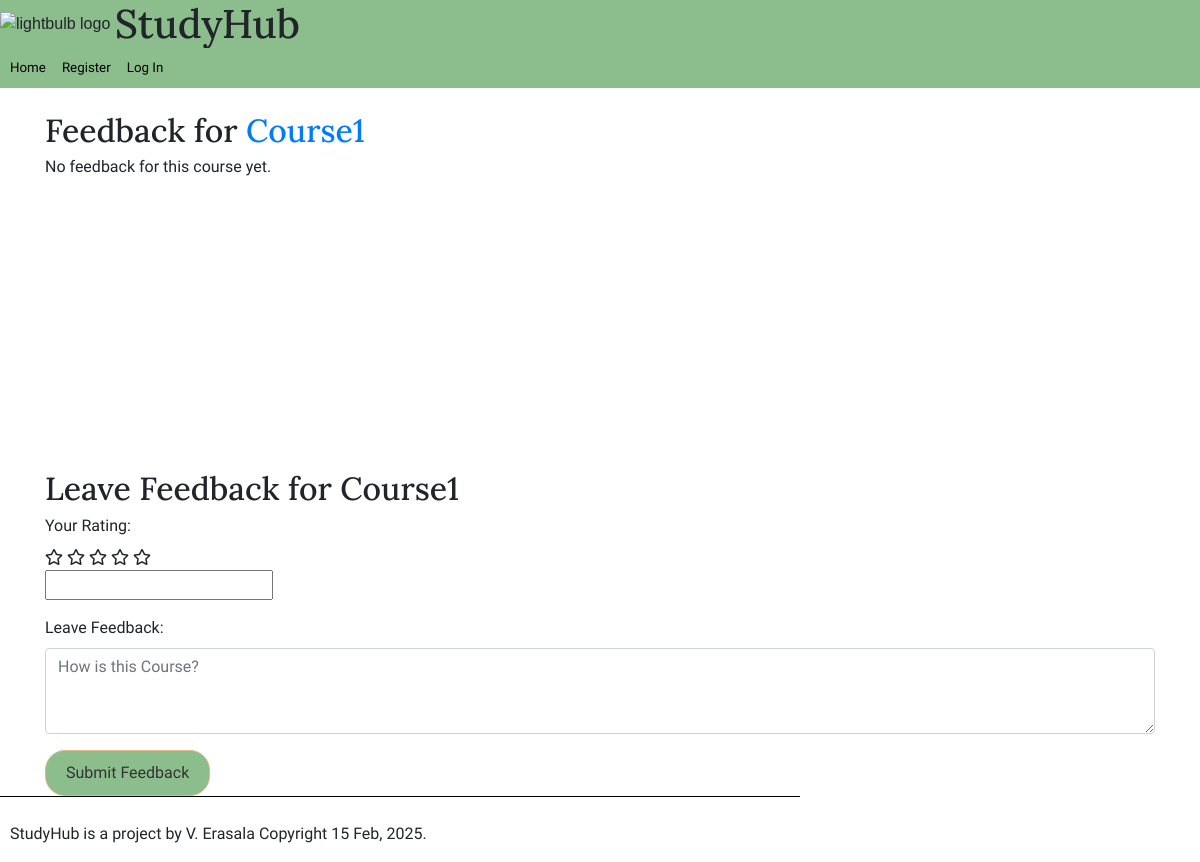
The app's page /feedback/1, older data.
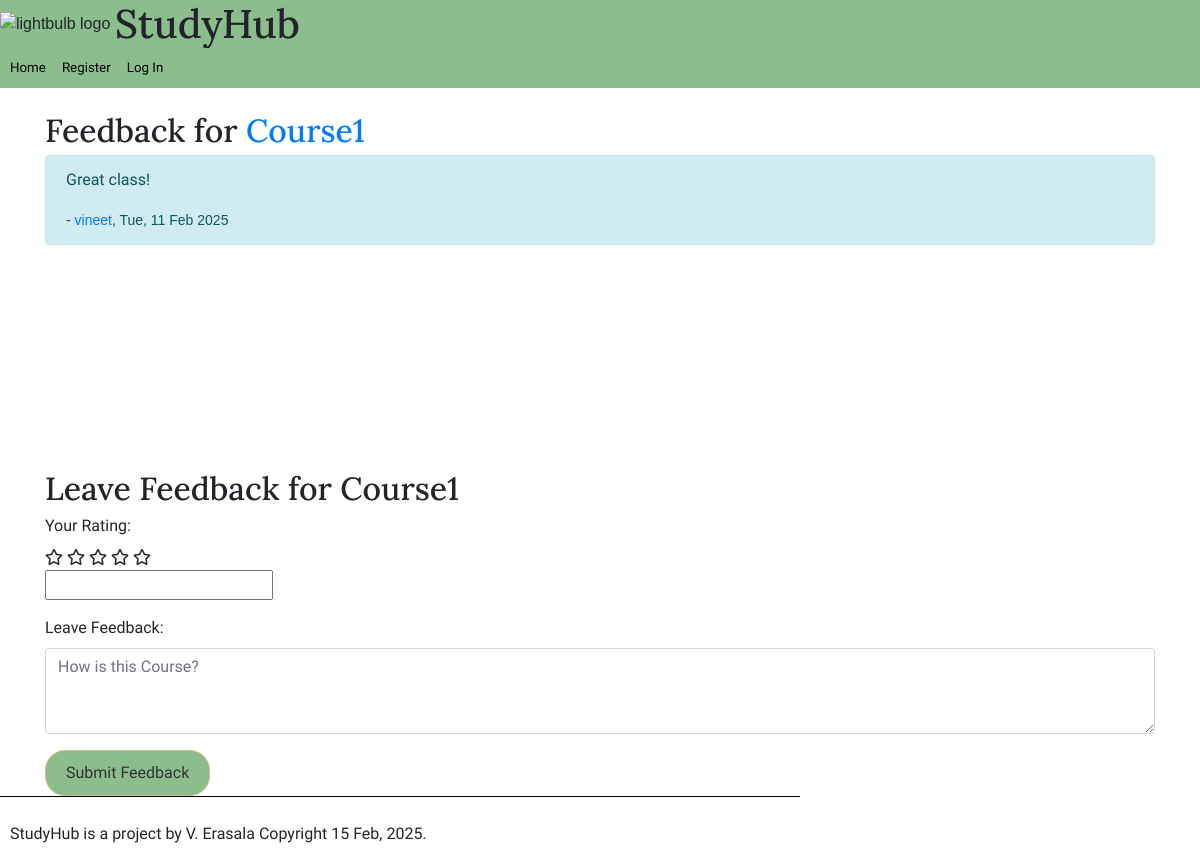
The same page, newer data.
### study_hub/models.py (models this page shows)
class Feedback(models.Model):
    course = models.ForeignKey(Course, on_delete=models.CASCADE,)
    rating = models.IntegerField(validators=[MinValueValidator(1), MaxValueValidator(5)], null = True)
    student = models.ForeignKey(User, on_delete=models.CASCADE)
    content = models.TextField()
    date_posted = models.DateTimeField(auto_now_add=True)

class User(AbstractUser):
    is_teacher = models.BooleanField(default=False)
    name = models.CharField(max_length = 255)
    photo = models.ImageField(upload_to='profile_photos/', blank=True, null=True)
    groups = models.ManyToManyField(
        Group,
        blank=True,
        related_name="study_hub_user_set",
        related_query_name="user",
    )
    user_permissions = models.ManyToManyField(
        Permission,
        blank=True,
        related_name="study_hub_user_set",
        related_query_name="user",
    )

### study_hub/views.py (the view)
# urls.py: path('feedback/<int:pk>', views.feedback, name='leave_feedback'),
def feedback(request,pk):
    course = get_object_or_404(Course, pk = pk)
    if request.method == 'POST':
        form = LeaveFeedbackForm(request.POST)
        if form.is_valid():
            feedback = form.save(commit=False)
            feedback.course = course
            feedback.student = request.user
            feedback.save()
            return redirect('feedback', pk = course.pk)
    else:
        form = LeaveFeedbackForm()
    prev_feedback = Feedback.objects.filter(course=course).order_by('-date_posted')
    context = {'form':form, 'course':course, 'feedbacks': prev_feedback}
    return render(request, 'study_hub/feedback.html', context)

### study_hub/forms.py
class LeaveFeedbackForm(forms.ModelForm):
    rating = forms.HiddenInput()
    content =  forms.CharField(widget=forms.Textarea(attrs={'class': 'form-control', 'rows': 3, 'placeholder': 'How is this Course?'}), label='Leave Feedback')
    class Meta:
        model = Feedback
        fields = ('rating', 'content')

### study_hub/templatetags/my_tags.py (called while the page is built)
@register.simple_tag
def todays_date():
    return datetime.datetime.now().strftime("%d %b, %Y")

### study_hub/templates/study_hub/feedback.html (shortened to what this page needs)
{% extends "./base.html" %}
{% load bootstrap4 %}
{% block content %}
<div class="container mt-4">
    <h2>Feedback for  <a href="/course/{{course.pk}}">{{ course.title }}</a></h2>
    <div style="height: 300px; overflow-y: scroll;">
        <div style="height: 300px; overflow-y: scroll;">
            {% for feedback in feedbacks %}
            <div class="alert alert-info">
                <p>{{ feedback.content }}</p>
                <small> -  <a href="/user/{{feedback.student}}">{{feedback.student}}</a>, {{ feedback.date_posted|date:"D, d M Y" }}</small>
            </div>
            {% empty %}
            <p>No feedback for this course yet.</p>
            {% endfor %}
        </div>
    </div>
    <h2>Leave Feedback for {{ course.title }}</h2>
    <form method="post">
        <div class="form-group">
            <label>Your Rating:</label>
            <div id="star-rating">
                <i class="far fa-star" data-value="1"></i>
                <i class="far fa-star" data-value="2"></i>
                <i class="far fa-star" data-value="3"></i>
                <i class="far fa-star" data-value="4"></i>
                <i class="far fa-star" data-value="5"></i>
            </div>
            {{ form.rating }}
        </div>
        <div class="form-group">
            {{ form.content.label_tag }}
            {{ form.content }}
        </div>
        <button type="submit" class="btn btn-primary">Submit Feedback</button>
    </form>
</div>
{% endblock %}

Row changes from the older to the newer data that the page shows:
added Feedback: content "Great class!", student "vineet", date_posted "Tue, 11 Feb 2025"
Text that changed along with them:
text no longer shown: "No feedback for this course yet."
